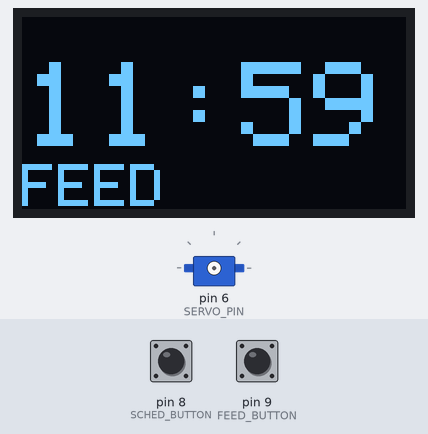
Bench run of a sketch on a simulated Arduino Uno, built with avr-gcc and run on an emulated ATmega328P. Shown: 128×64 one-colour display, servo. Inputs (shaded band) come from the test bench; at power-on: pin 9 (FEED_BUTTON) HIGH, pin 8 (SCHED_BUTTON) HIGH. The display library's start-up logo is not drawn; EEPROM starts erased.

Above: at 4.2 s.
4.3 s: pin 9 (FEED_BUTTON) pulled LOW for 0.15 s
At 5.1 s:
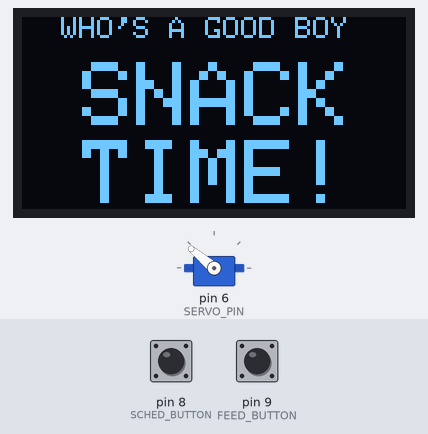
7.3 s: pin 8 (SCHED_BUTTON) pulled LOW for 0.15 s
At 9.2 s:
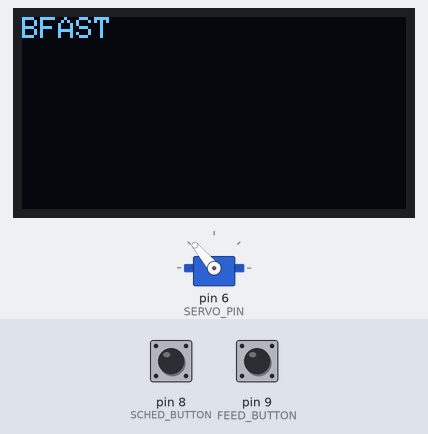
9.8 s: pin 8 (SCHED_BUTTON) pulled LOW for 3.2 s
At 11.8 s:
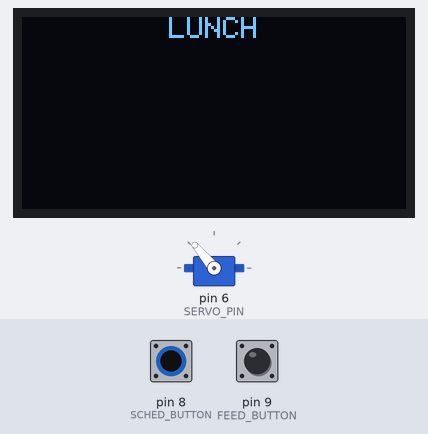
15.4 s: pin 8 (SCHED_BUTTON) pulled LOW for 1 s
At 17.7 s:
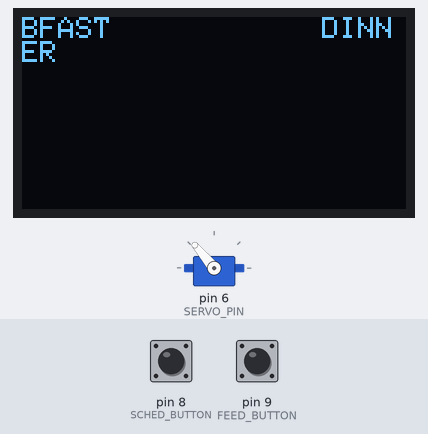
18.0 s: pin 8 (SCHED_BUTTON) pulled LOW for 0.15 s
At 20.2 s:
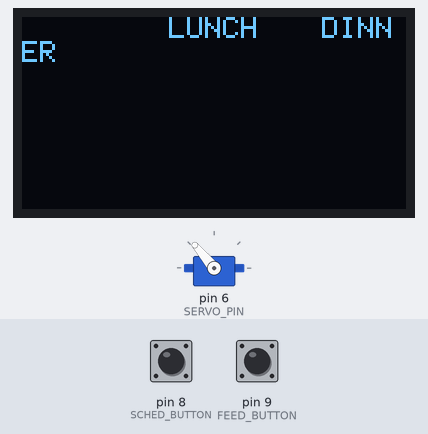
20.5 s: pin 8 (SCHED_BUTTON) pulled LOW for 0.15 s
At 22.0 s:
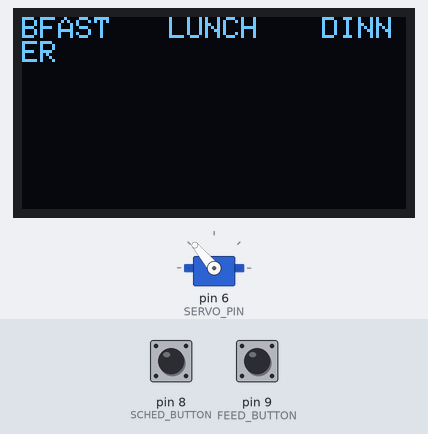
Timing chart, 0 to 23.5 s (numbered marks = the images above; inputs shaded):
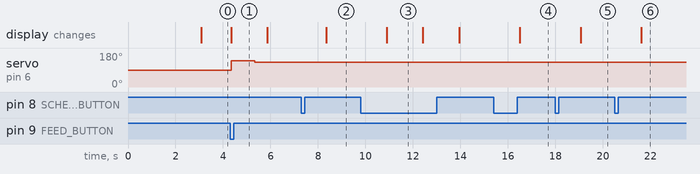

The sketch:

cat-feeder-v1.3.ino
```cpp
/* Cat Feeder v1.3 Created by Gabe Dagen
 * Automatically feeds pet every day at user-determined times (breakfast, lunch, dinner or any combination)
 * Also has a manual push button switch for manually activating feeder outside of scheduled times.
 *
 * Changelog:
 * 2018-12-14 Added oLED display to keep track to time and alarm
 * 2019-05-05 Added myservo.detach() function to disable servo when not using.  Will remove hum
 *           (and power consumption) from servo.
 * 2019-05-06 Added scheduling function with setup button, eeprom read/write and made code more systematic and easier to update pins.
*/

// Clock functions
#include <Time.h>
#include <TimeLib.h>
#include <TimeAlarms.h>
byte lastAlarm;

// EEPROM for storing schedule
#include <EEPROM.h>
int eeprom_address = 0;    // start reading from the first byte (address 0) of the EEPROM
byte eeprom_value;

/*
 * EEPROM can only hold a value from 0 to 255 in one address.  EEPROM has also a limit of 100,000 write cycles per single location (address)
 *
 * Read example
 * eeprom_value = EEPROM.read(eeprom_address);
 *
 * Write example
 * EEPROM.write(eeprom_address, eeprom_value);
 *
 * Update example (will not write if value is the same) <-- better solution
 * EEPROM.update(eeprom_address, eeprom_value);
 *
*/

// oLED display
#include <Adafruit_SSD1306.h>
Adafruit_SSD1306 display(4);  // The constructor of this class takes the port number at which the display could be reset which is pin 4 (connected to SCK)

// Servo
#include <Servo.h>
Servo myservo;  // create servo object to control a servo
byte pos = 0;    // variable to store the servo position

// Define pins (update these if necessary)
#define SERVO_PIN 6
#define FEED_BUTTON 9
#define SCHED_BUTTON 8

// Define times (set these using military time)
#define BREAKFAST_HOUR 7
#define BREAKFAST_MIN  30
#define LUNCH_HOUR 12
#define LUNCH_MIN  00
// Dinner 17,30 = 5:30pm
#define DINNER_HOUR 17
#define DINNER_MIN  30

// for determining if in set schedule mode
boolean schedActive;
byte setButton = 0;
int activeTime;

int bfastID;
int lunchID;
int dinnerID;

void setup() {

  //start serial connection
  //Serial.begin(9600);

  // initialize OLED screen
  display.begin(SSD1306_SWITCHCAPVCC, 0x3C);  // oLED initialize with the I2C addr 0x3C (for the 128x64)
  display.display();  // display the splashscreen
  delay(3000);
  display.setTextColor(WHITE);  // set color for all text.

  /* initialize servo
  myservo.attach(SERVO_PIN);    // attaches the servo on pin 6 to the servo object
  myservo.write(0);             // initialize servo to start position.  Maximum is 170
  delay(1000);                  // wait for motor to complete turn before backing off
  myservo.write(10);            // back off to prevent straining of servo motor
  myservo.detach();             // disconnect servo to prevent hum/straining
  */

  // initialize time
  setTime(11,59,50,1,1,19);     // set time to Saturday 12:00:00pm Jan 1, 2019
  lastAlarm = 1; // last alarm was breakfast

  // get stored schedule
  eeprom_value = EEPROM.read(eeprom_address);

  // if there is something stored, set the alarm(s)
  if (eeprom_value > 0 && eeprom_value < 8) {
    if (eeprom_value == 1) {
      bfastID = Alarm.alarmRepeat(BREAKFAST_HOUR,BREAKFAST_MIN,0, Breakfast);
    } else if (eeprom_value == 2) {
      lunchID = Alarm.alarmRepeat(LUNCH_HOUR,LUNCH_MIN,0, Lunch);
    } else if (eeprom_value == 3) {
      dinnerID = Alarm.alarmRepeat(DINNER_HOUR,DINNER_MIN,0, Dinner);
    } else if (eeprom_value == 4) {
      bfastID = Alarm.alarmRepeat(BREAKFAST_HOUR,BREAKFAST_MIN,0, Breakfast);
      lunchID = Alarm.alarmRepeat(LUNCH_HOUR,LUNCH_MIN,0, Lunch);
    } else if (eeprom_value == 5) {
      bfastID = Alarm.alarmRepeat(BREAKFAST_HOUR,BREAKFAST_MIN,0, Breakfast);
      dinnerID = Alarm.alarmRepeat(DINNER_HOUR,DINNER_MIN,10, Dinner);
    } else if (eeprom_value == 6) {
      lunchID = Alarm.alarmRepeat(LUNCH_HOUR,LUNCH_MIN,0, Lunch);
      dinnerID = Alarm.alarmRepeat(DINNER_HOUR,DINNER_MIN,0, Dinner);
    } else if (eeprom_value == 7) {
      bfastID = Alarm.alarmRepeat(BREAKFAST_HOUR,BREAKFAST_MIN,0, Breakfast);
      lunchID = Alarm.alarmRepeat(LUNCH_HOUR,LUNCH_MIN,0, Lunch);
      dinnerID = Alarm.alarmRepeat(DINNER_HOUR,DINNER_MIN,0, Dinner);
    }
  }

  pinMode(FEED_BUTTON, INPUT_PULLUP);  // initialize FEED button
  pinMode(SCHED_BUTTON, INPUT_PULLUP);  // initialize FEED button

}

void loop() {

  // check if "setup" button pressed
  boolean schedButton = digitalRead(SCHED_BUTTON);
  if (schedButton == LOW) {
    schedActive = true;
    setButton++;
    if (setButton > 8) {setButton = 1;}
    activeTime = millis();
    delay(500);
  }

  // Start set schedule mode
  if (schedActive) {

    display.clearDisplay();
    display.setTextSize(1);

    if (setButton == 1 || setButton == 4 || setButton == 5 || setButton == 7) {
      display.setCursor( 0,0 );
      display.println(F("BFAST"));
    }

    if (setButton == 2 || setButton == 4 || setButton == 6 || setButton == 7) {
      display.setCursor( 49,0 );
      display.println(F("LUNCH"));
    }

    if (setButton == 3 || setButton == 5 || setButton == 6 || setButton == 7) {
      display.setCursor( 100,0 );
      display.println(F("DINNER"));
    }
    if (setButton == 8) {
      display.setCursor( 28,0 );
      display.println(F("SCHEDULE OFF"));
    }

    delay(500); // wait a half second
    display.display();  // send to screen
    delay(500); // wait a half second

    // it's been 5 seconds, save the last entry and reset
    if ((millis() - activeTime) > 6000) {
      EEPROM.update(eeprom_address, setButton);
      eeprom_value = setButton;
      schedActive = false;
      display.clearDisplay();    // Clear the display buffer.
      display.setTextSize(3);
      display.setCursor(10,15);   // x,y - y=15 is the bottom of the yellow portion
      display.println(F("SAVING"));
      delay(2000);

      // clear all existing alarms and enable new ones
      Alarm.disable(bfastID);
      Alarm.disable(lunchID);
      Alarm.disable(dinnerID);

      if (eeprom_value > 0 && eeprom_value < 8) {
        if (eeprom_value == 1) {
          bfastID = Alarm.alarmRepeat(BREAKFAST_HOUR,BREAKFAST_MIN,0, Breakfast);
        } else if (eeprom_value == 2) {
          lunchID = Alarm.alarmRepeat(LUNCH_HOUR,LUNCH_MIN,0, Lunch);
        } else if (eeprom_value == 3) {
          dinnerID = Alarm.alarmRepeat(DINNER_HOUR,DINNER_MIN,0, Dinner);
        } else if (eeprom_value == 4) {
          bfastID = Alarm.alarmRepeat(BREAKFAST_HOUR,BREAKFAST_MIN,0, Breakfast);
          lunchID = Alarm.alarmRepeat(LUNCH_HOUR,LUNCH_MIN,0, Lunch);
        } else if (eeprom_value == 5) {
          bfastID = Alarm.alarmRepeat(BREAKFAST_HOUR,BREAKFAST_MIN,0, Breakfast);
          dinnerID = Alarm.alarmRepeat(DINNER_HOUR,DINNER_MIN,10, Dinner);
        } else if (eeprom_value == 6) {
          lunchID = Alarm.alarmRepeat(LUNCH_HOUR,LUNCH_MIN,0, Lunch);
          dinnerID = Alarm.alarmRepeat(DINNER_HOUR,DINNER_MIN,0, Dinner);
        } else if (eeprom_value == 7) {
          bfastID = Alarm.alarmRepeat(BREAKFAST_HOUR,BREAKFAST_MIN,0, Breakfast);
          lunchID = Alarm.alarmRepeat(LUNCH_HOUR,LUNCH_MIN,0, Lunch);
          dinnerID = Alarm.alarmRepeat(DINNER_HOUR,DINNER_MIN,0, Dinner);
        }
      } // end: if new alarm is > 0 and < 8

    } // end: it's been 6 seconds


  } else {
    // not in setup mode, run main program


    // Clear the display buffer.
    display.clearDisplay();

    display.setTextSize(1);

    if (eeprom_value == 1 || eeprom_value == 4 || eeprom_value == 5) {
      display.setCursor( 0,0 );
      display.println(F("BFAST"));
    }

    if (eeprom_value == 2 || eeprom_value == 4 || eeprom_value == 5) {
      display.setCursor( 49,0 );
      display.println(F("LUNCH"));
    }

    if (eeprom_value == 3 || eeprom_value == 5 || eeprom_value == 6) {
      display.setCursor( 100,0 );
      display.println(F("DINNER"));
    }

    // Current Time display
    display.setTextSize(4);
    display.setCursor(1,15); // x,y - y=15 is the bottom of the yellow portion
    digitalClockDisplay();

    // next feeding time display
    display.setTextSize(2);
    display.setCursor( 0, 49 );
    display.println(F("FEED "));
    if (lastAlarm == 1) {
      display.print(LUNCH_HOUR + ":" + LUNCH_MIN);
    } else if (lastAlarm == 2) {
      display.print(DINNER_HOUR + ":" + DINNER_MIN);
    } else {
      display.print(BREAKFAST_HOUR + ":" + BREAKFAST_MIN);
    }


    display.display();  // send to screen

    Alarm.delay(0); // needed to monitor alarm(s)

    boolean feedButton = digitalRead(FEED_BUTTON);

    // Manual Feeding Time
    if (feedButton == LOW) {
      display.clearDisplay();    // Clear the display buffer.
      display.setTextSize(1);
      display.setCursor( 64 - (17 * 3), 0 );  // center word
      display.println(F("WHO'S A GOOD BOY"));
      display.setTextSize(3);
      display.setCursor(20,15);   // x,y - y=15 is the bottom of the yellow portion
      display.println(F("SNACK"));
      display.setCursor(20,41);
      display.println(F("TIME!"));
      display.display();
      FeedingTime();
      delay(500);
    }

  } // end: not in setup mode, run program

}

// functions to be called when an alarm triggers:

void Breakfast() {
  display.clearDisplay();    // Clear the display buffer.
  display.setTextSize(3);
  display.setCursor(12,17); // x,y - y=15 is the bottom of the yellow portion
  display.println(F("BFAST!"));
  display.display();
  FeedingTime();
  delay(1000);
  lastAlarm = 1;
}

void Lunch() {
  display.clearDisplay();    // Clear the display buffer.
  display.setTextSize(3);
  display.setCursor(12,17); // x,y - y=15 is the bottom of the yellow portion
  display.println(F("LUNCH!"));
  display.display();
  FeedingTime();
  delay(1000);
  lastAlarm = 2;
}
void Dinner() {
  display.clearDisplay();    // Clear the display buffer.
  display.setTextSize(3);
  display.setCursor(12,17); // x,y - y=15 is the bottom of the yellow portion
  display.println(F("DINNER"));
  display.display();
  FeedingTime();
  delay(1000);
  lastAlarm = 3;
}

void FeedingTime() {
    myservo.attach(SERVO_PIN);     // attaches the servo on pin 6 to the servo object
    if (pos == 0) {
      myservo.write(140);  // adjust these for portion amount
      delay(1000);
      myservo.write(130);  // back off motor (should be -10 from above myservo.write value)
      pos = 130;
    } else {
      myservo.write(0);
      pos = 0;
      delay(1000);
      myservo.write(10);  // back off motor a bit
    }
    myservo.detach();     // turn off server to prevent humming/straining
}

void digitalClockDisplay() {
  display.print(hour());
  displayDigits(minute());
  //displayDigits(second());
}

void displayDigits(int digits) {
  display.print(F(":"));
  if (digits < 10)
    display.print('0');
  display.print(digits);
}
```

Measured:
- after the input at 4.3 s, servo on pin 6 (SERVO_PIN): 90° → 140° at once, → 130° 1.0 s later; the display: changes at once (image 1)
- after the input at 7.3 s, the display: changes after 1.0 s (image 2)
- after the input at 9.8 s, the display: changes after 1.1 s (image 3)
- after the input at 15.4 s, the display: changes after 1.1 s (image 4)
- after the input at 18.0 s, the display: changes after 1.1 s (image 5)
- after the input at 20.5 s, the display: changes after 1.1 s (image 6)
- what the display in image 3 shows lasts 1.5 s, from 10.9 s to 12.4 s
